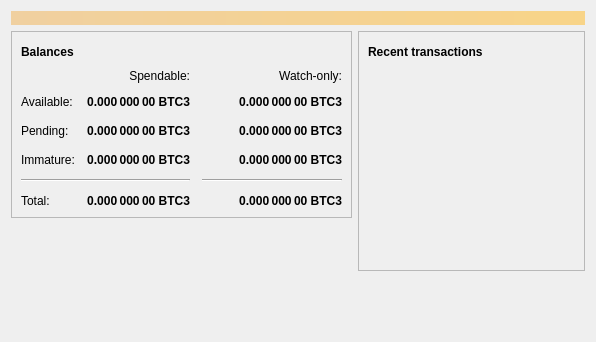
<?xml version="1.0" encoding="UTF-8"?>
<ui version="4.0">
 <class>OverviewPage</class>
 <widget class="QWidget" name="OverviewPage">
  <property name="geometry">
   <rect>
    <x>0</x>
    <y>0</y>
    <width>596</width>
    <height>342</height>
   </rect>
  </property>
  <property name="windowTitle">
   <string>Form</string>
  </property>
  <layout class="QVBoxLayout" name="topLayout">
   <item>
    <widget class="QLabel" name="labelAlerts">
     <property name="visible">
      <bool>false</bool>
     </property>
     <property name="styleSheet">
      <string notr="true">QLabel { background-color: qlineargradient(x1: 0, y1: 0, x2: 1, y2: 0, stop:0 #F0D0A0, stop:1 #F8D488); color:#000000; }</string>
     </property>
     <property name="wordWrap">
      <bool>true</bool>
     </property>
     <property name="margin">
      <number>3</number>
     </property>
     <property name="textInteractionFlags">
      <set>Qt::TextSelectableByMouse</set>
     </property>
    </widget>
   </item>
   <item>
    <layout class="QHBoxLayout" name="horizontalLayout" stretch="1,1">
     <item>
      <layout class="QVBoxLayout" name="verticalLayout_2">
       <item>
        <widget class="QFrame" name="frame">
         <property name="frameShape">
          <enum>QFrame::StyledPanel</enum>
         </property>
         <property name="frameShadow">
          <enum>QFrame::Raised</enum>
         </property>
         <layout class="QVBoxLayout" name="verticalLayout_4">
          <item>
           <layout class="QHBoxLayout" name="horizontalLayout_4">
            <item>
             <widget class="QLabel" name="label_5">
              <property name="font">
               <font>
                <weight>75</weight>
                <bold>true</bold>
               </font>
              </property>
              <property name="text">
               <string>Balances</string>
              </property>
             </widget>
            </item>
            <item>
             <widget class="QPushButton" name="labelWalletStatus">
              <property name="enabled">
               <bool>true</bool>
              </property>
              <property name="maximumSize">
               <size>
                <width>30</width>
                <height>16777215</height>
               </size>
              </property>
              <property name="toolTip">
               <string>The displayed information may be out of date. Your wallet automatically synchronizes with the Bitcoin3 network after a connection is established, but this process has not completed yet.</string>
              </property>
              <property name="text">
               <string/>
              </property>
              <property name="icon">
               <iconset resource="../bitcoin3.qrc">
                <normaloff>:/icons/warning</normaloff>
                <disabledoff>:/icons/warning</disabledoff>:/icons/warning</iconset>
              </property>
              <property name="iconSize">
               <size>
                <width>24</width>
                <height>24</height>
               </size>
              </property>
              <property name="flat">
               <bool>true</bool>
              </property>
             </widget>
            </item>
            <item>
             <spacer name="horizontalSpacer_3">
              <property name="orientation">
               <enum>Qt::Horizontal</enum>
              </property>
              <property name="sizeHint" stdset="0">
               <size>
                <width>40</width>
                <height>20</height>
               </size>
              </property>
             </spacer>
            </item>
           </layout>
          </item>
          <item>
           <layout class="QGridLayout" name="gridLayout">
            <property name="spacing">
             <number>12</number>
            </property>
            <item row="2" column="2">
             <widget class="QLabel" name="labelWatchPending">
              <property name="font">
               <font>
                <weight>75</weight>
                <bold>true</bold>
               </font>
              </property>
              <property name="cursor">
               <cursorShape>IBeamCursor</cursorShape>
              </property>
              <property name="toolTip">
               <string>Unconfirmed transactions to watch-only addresses</string>
              </property>
              <property name="text">
               <string notr="true">0.000 000 00 BTC3</string>
              </property>
              <property name="alignment">
               <set>Qt::AlignRight|Qt::AlignTrailing|Qt::AlignVCenter</set>
              </property>
              <property name="textInteractionFlags">
               <set>Qt::LinksAccessibleByMouse|Qt::TextSelectableByKeyboard|Qt::TextSelectableByMouse</set>
              </property>
             </widget>
            </item>
            <item row="2" column="1">
             <widget class="QLabel" name="labelUnconfirmed">
              <property name="font">
               <font>
                <weight>75</weight>
                <bold>true</bold>
               </font>
              </property>
              <property name="cursor">
               <cursorShape>IBeamCursor</cursorShape>
              </property>
              <property name="toolTip">
               <string>Total of transactions that have yet to be confirmed, and do not yet count toward the spendable balance</string>
              </property>
              <property name="text">
               <string notr="true">0.000 000 00 BTC3</string>
              </property>
              <property name="alignment">
               <set>Qt::AlignRight|Qt::AlignTrailing|Qt::AlignVCenter</set>
              </property>
              <property name="textInteractionFlags">
               <set>Qt::LinksAccessibleByMouse|Qt::TextSelectableByKeyboard|Qt::TextSelectableByMouse</set>
              </property>
             </widget>
            </item>
            <item row="3" column="2">
             <widget class="QLabel" name="labelWatchImmature">
              <property name="font">
               <font>
                <weight>75</weight>
                <bold>true</bold>
               </font>
              </property>
              <property name="cursor">
               <cursorShape>IBeamCursor</cursorShape>
              </property>
              <property name="toolTip">
               <string>Mined balance in watch-only addresses that has not yet matured</string>
              </property>
              <property name="text">
               <string notr="true">0.000 000 00 BTC3</string>
              </property>
              <property name="alignment">
               <set>Qt::AlignRight|Qt::AlignTrailing|Qt::AlignVCenter</set>
              </property>
              <property name="textInteractionFlags">
               <set>Qt::LinksAccessibleByMouse|Qt::TextSelectableByKeyboard|Qt::TextSelectableByMouse</set>
              </property>
             </widget>
            </item>
            <item row="4" column="0" colspan="2">
             <widget class="Line" name="line">
              <property name="orientation">
               <enum>Qt::Horizontal</enum>
              </property>
             </widget>
            </item>
            <item row="4" column="2">
             <widget class="Line" name="lineWatchBalance">
              <property name="sizePolicy">
               <sizepolicy hsizetype="Preferred" vsizetype="Fixed">
                <horstretch>0</horstretch>
                <verstretch>0</verstretch>
               </sizepolicy>
              </property>
              <property name="minimumSize">
               <size>
                <width>140</width>
                <height>0</height>
               </size>
              </property>
              <property name="orientation">
               <enum>Qt::Horizontal</enum>
              </property>
             </widget>
            </item>
            <item row="5" column="0">
             <widget class="QLabel" name="labelTotalText">
              <property name="text">
               <string>Total:</string>
              </property>
             </widget>
            </item>
            <item row="3" column="1">
             <widget class="QLabel" name="labelImmature">
              <property name="font">
               <font>
                <weight>75</weight>
                <bold>true</bold>
               </font>
              </property>
              <property name="cursor">
               <cursorShape>IBeamCursor</cursorShape>
              </property>
              <property name="toolTip">
               <string>Mined balance that has not yet matured</string>
              </property>
              <property name="text">
               <string notr="true">0.000 000 00 BTC3</string>
              </property>
              <property name="alignment">
               <set>Qt::AlignRight|Qt::AlignTrailing|Qt::AlignVCenter</set>
              </property>
              <property name="textInteractionFlags">
               <set>Qt::LinksAccessibleByMouse|Qt::TextSelectableByKeyboard|Qt::TextSelectableByMouse</set>
              </property>
             </widget>
            </item>
            <item row="2" column="3">
             <spacer name="horizontalSpacer_2">
              <property name="orientation">
               <enum>Qt::Horizontal</enum>
              </property>
              <property name="sizeHint" stdset="0">
               <size>
                <width>40</width>
                <height>20</height>
               </size>
              </property>
             </spacer>
            </item>
            <item row="3" column="0">
             <widget class="QLabel" name="labelImmatureText">
              <property name="text">
               <string>Immature:</string>
              </property>
             </widget>
            </item>
            <item row="5" column="1">
             <widget class="QLabel" name="labelTotal">
              <property name="font">
               <font>
                <weight>75</weight>
                <bold>true</bold>
               </font>
              </property>
              <property name="cursor">
               <cursorShape>IBeamCursor</cursorShape>
              </property>
              <property name="toolTip">
               <string>Your current total balance</string>
              </property>
              <property name="text">
               <string notr="true">0.000 000 00 BTC3</string>
              </property>
              <property name="alignment">
               <set>Qt::AlignRight|Qt::AlignTrailing|Qt::AlignVCenter</set>
              </property>
              <property name="textInteractionFlags">
               <set>Qt::LinksAccessibleByMouse|Qt::TextSelectableByKeyboard|Qt::TextSelectableByMouse</set>
              </property>
             </widget>
            </item>
            <item row="5" column="2">
             <widget class="QLabel" name="labelWatchTotal">
              <property name="font">
               <font>
                <weight>75</weight>
                <bold>true</bold>
               </font>
              </property>
              <property name="cursor">
               <cursorShape>IBeamCursor</cursorShape>
              </property>
              <property name="toolTip">
               <string>Current total balance in watch-only addresses</string>
              </property>
              <property name="text">
               <string notr="true">0.000 000 00 BTC3</string>
              </property>
              <property name="alignment">
               <set>Qt::AlignRight|Qt::AlignTrailing|Qt::AlignVCenter</set>
              </property>
              <property name="textInteractionFlags">
               <set>Qt::LinksAccessibleByMouse|Qt::TextSelectableByKeyboard|Qt::TextSelectableByMouse</set>
              </property>
             </widget>
            </item>
            <item row="0" column="2">
             <widget class="QLabel" name="labelWatchonly">
              <property name="text">
               <string>Watch-only:</string>
              </property>
              <property name="alignment">
               <set>Qt::AlignRight|Qt::AlignTrailing|Qt::AlignVCenter</set>
              </property>
             </widget>
            </item>
            <item row="1" column="0">
             <widget class="QLabel" name="labelBalanceText">
              <property name="text">
               <string>Available:</string>
              </property>
             </widget>
            </item>
            <item row="1" column="1">
             <widget class="QLabel" name="labelBalance">
              <property name="font">
               <font>
                <weight>75</weight>
                <bold>true</bold>
               </font>
              </property>
              <property name="cursor">
               <cursorShape>IBeamCursor</cursorShape>
              </property>
              <property name="toolTip">
               <string>Your current spendable balance</string>
              </property>
              <property name="text">
               <string notr="true">0.000 000 00 BTC3</string>
              </property>
              <property name="alignment">
               <set>Qt::AlignRight|Qt::AlignTrailing|Qt::AlignVCenter</set>
              </property>
              <property name="textInteractionFlags">
               <set>Qt::LinksAccessibleByMouse|Qt::TextSelectableByKeyboard|Qt::TextSelectableByMouse</set>
              </property>
             </widget>
            </item>
            <item row="1" column="2">
             <widget class="QLabel" name="labelWatchAvailable">
              <property name="font">
               <font>
                <weight>75</weight>
                <bold>true</bold>
               </font>
              </property>
              <property name="cursor">
               <cursorShape>IBeamCursor</cursorShape>
              </property>
              <property name="toolTip">
               <string>Your current balance in watch-only addresses</string>
              </property>
              <property name="text">
               <string notr="true">0.000 000 00 BTC3</string>
              </property>
              <property name="alignment">
               <set>Qt::AlignRight|Qt::AlignTrailing|Qt::AlignVCenter</set>
              </property>
              <property name="textInteractionFlags">
               <set>Qt::LinksAccessibleByMouse|Qt::TextSelectableByKeyboard|Qt::TextSelectableByMouse</set>
              </property>
             </widget>
            </item>
            <item row="2" column="0">
             <widget class="QLabel" name="labelPendingText">
              <property name="text">
               <string>Pending:</string>
              </property>
             </widget>
            </item>
            <item row="0" column="1">
             <widget class="QLabel" name="labelSpendable">
              <property name="text">
               <string>Spendable:</string>
              </property>
              <property name="alignment">
               <set>Qt::AlignRight|Qt::AlignTrailing|Qt::AlignVCenter</set>
              </property>
             </widget>
            </item>
           </layout>
          </item>
         </layout>
        </widget>
       </item>
       <item>
        <spacer name="verticalSpacer">
         <property name="orientation">
          <enum>Qt::Vertical</enum>
         </property>
         <property name="sizeHint" stdset="0">
          <size>
           <width>20</width>
           <height>40</height>
          </size>
         </property>
        </spacer>
       </item>
      </layout>
     </item>
     <item>
      <layout class="QVBoxLayout" name="verticalLayout_3">
       <item>
        <widget class="QFrame" name="frame_2">
         <property name="frameShape">
          <enum>QFrame::StyledPanel</enum>
         </property>
         <property name="frameShadow">
          <enum>QFrame::Raised</enum>
         </property>
         <layout class="QVBoxLayout" name="verticalLayout">
          <item>
           <layout class="QHBoxLayout" name="horizontalLayout_2">
            <item>
             <widget class="QLabel" name="label_4">
              <property name="font">
               <font>
                <weight>75</weight>
                <bold>true</bold>
               </font>
              </property>
              <property name="text">
               <string>Recent transactions</string>
              </property>
             </widget>
            </item>
            <item>
             <widget class="QPushButton" name="labelTransactionsStatus">
              <property name="enabled">
               <bool>true</bool>
              </property>
              <property name="maximumSize">
               <size>
                <width>30</width>
                <height>16777215</height>
               </size>
              </property>
              <property name="toolTip">
               <string>The displayed information may be out of date. Your wallet automatically synchronizes with the Bitcoin3 network after a connection is established, but this process has not completed yet.</string>
              </property>
              <property name="text">
               <string/>
              </property>
              <property name="icon">
               <iconset resource="../bitcoin3.qrc">
                <normaloff>:/icons/warning</normaloff>
                <disabledoff>:/icons/warning</disabledoff>:/icons/warning</iconset>
              </property>
              <property name="iconSize">
               <size>
                <width>24</width>
                <height>24</height>
               </size>
              </property>
              <property name="flat">
               <bool>true</bool>
              </property>
             </widget>
            </item>
            <item>
             <spacer name="horizontalSpacer">
              <property name="orientation">
               <enum>Qt::Horizontal</enum>
              </property>
              <property name="sizeHint" stdset="0">
               <size>
                <width>40</width>
                <height>20</height>
               </size>
              </property>
             </spacer>
            </item>
           </layout>
          </item>
          <item>
           <widget class="QListView" name="listTransactions">
            <property name="styleSheet">
             <string notr="true">QListView { background: transparent; }</string>
            </property>
            <property name="frameShape">
             <enum>QFrame::NoFrame</enum>
            </property>
            <property name="verticalScrollBarPolicy">
             <enum>Qt::ScrollBarAlwaysOff</enum>
            </property>
            <property name="horizontalScrollBarPolicy">
             <enum>Qt::ScrollBarAlwaysOff</enum>
            </property>
            <property name="selectionMode">
             <enum>QAbstractItemView::NoSelection</enum>
            </property>
           </widget>
          </item>
         </layout>
        </widget>
       </item>
       <item>
        <spacer name="verticalSpacer_2">
         <property name="orientation">
          <enum>Qt::Vertical</enum>
         </property>
         <property name="sizeHint" stdset="0">
          <size>
           <width>20</width>
           <height>40</height>
          </size>
         </property>
        </spacer>
       </item>
      </layout>
     </item>
    </layout>
   </item>
  </layout>
 </widget>
 <resources/>
 <connections/>
</ui>
